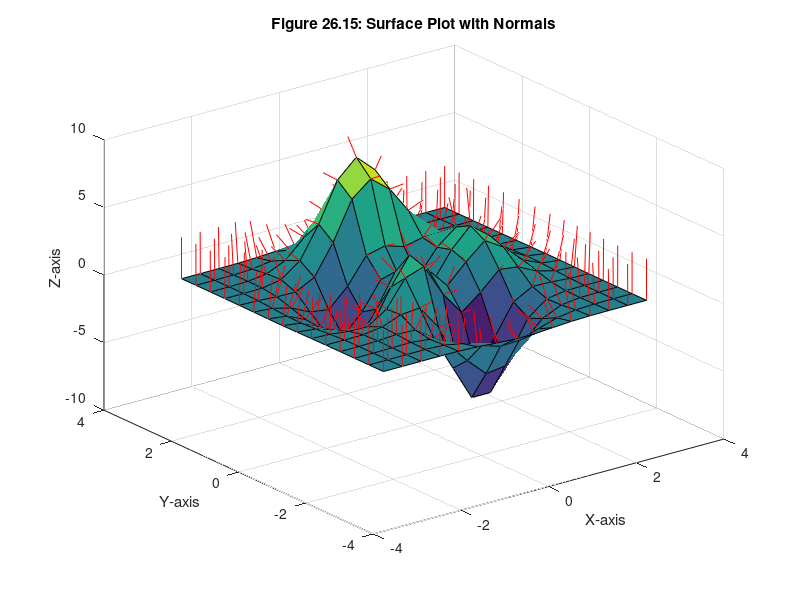

This chart was generated by the following MATLAB code:
[X,Y,Z] = peaks(15);
surfnorm(X,Y,Z)
xlabel('X-axis'), ylabel('Y-axis'), zlabel('Z-axis')
title('Figure 26.15: Surface Plot with Normals')
